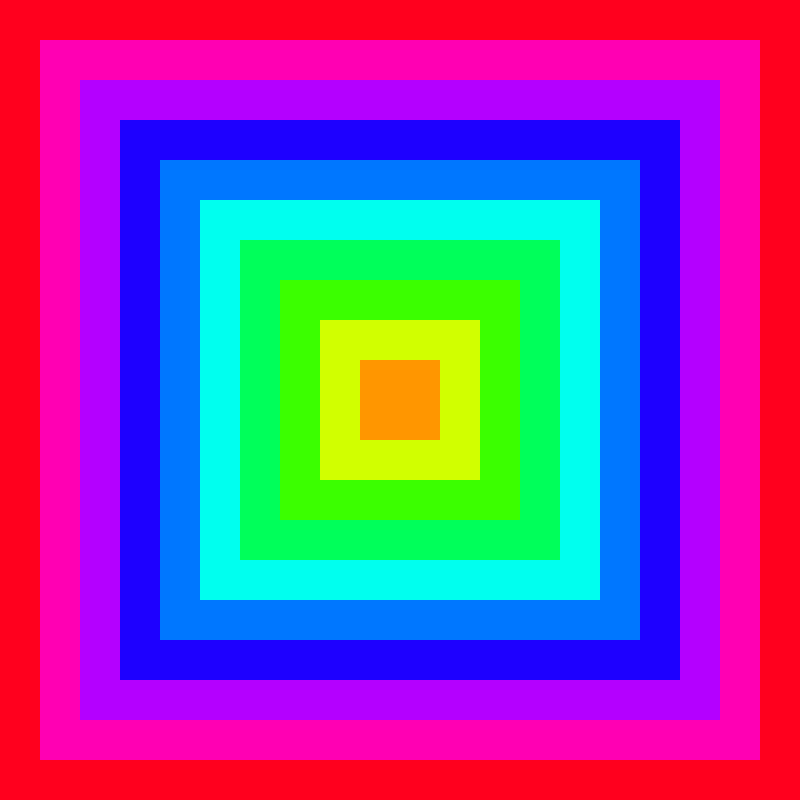
Frame 1 (no input)
Frame 60 (the mouse pressed at the canvas centre just before this capture): identical to frame 1, image omitted
Frame 120 (the mouse held since frame 60 and released just before this capture): identical to frame 1, image omitted

The Processing sketch that drew this single still picture (run headless with seeded random() and noise(); from frame 60 on, the mouse is pressed at the canvas centre):

// Processing sketch: labTest
// ── labTest.pde
void rects()
{
  rectMode(CENTER);
  noStroke();
  int numRects = 10;
  float gap = width / numRects;
  float colorGap = 255 / numRects;
   for(int i = numRects ; i >= 0 ; i --)
  {
    float w = i * gap;
    fill(colorGap * i, 255, 255);
    rect(width / 2, height / 2, w, w);
  }
}


void circles()
{
  noStroke();
  float gap = width / count;
  float colorGap = 255 / count;
  for(int i = count ; i >= 0 ; i --)
  {
    float w = i * gap;
    fill(colorGap * i, 255, 255);
    ellipse(width / 2, height / 2, w, w);
  }
}

void triangles()
{
  noStroke();
  float gap = width / count;
  float colorGap = 255 / count;
  float cx = width / 2;
  float cy = height / 2;
  for(int i = count ; i >= 0 ; i --)
  {
    float w = i * gap * 0.5;
    fill(colorGap * i, 255, 255);   
    triangle(cx-w, cy+w,cx, cy-w, cx+w, cy+w);     
  }
}

int count = 10;
int mode = 0;

void setup()
{
  colorMode(HSB);
  size(800, 800);
  
  hue = new int[numRows];
  x = new float[numRows];
  
  for(int i = 0 ; i < numRows ; i ++)
  {
    hue[i] = (int) random(0, 255);
    x[i] = random(0, width);
  }
}

void keyPressed()
{
  if (key == ' ')
  {
    mode = (mode + 1) % 3;
  }
}

int numRows = 10;
int[] hue;
float[] x;

void arrays()
{
  float radius = (height / numRows) / 2;
  for(int i = 0 ; i < numRows ; i ++)
  {
    noStroke();
    fill(hue[i], 255, 255);
    float y = radius + (i * radius * 2);
    ellipse(x[i], y, radius * 2, radius * 2);
    x[i] ++;
    if (x[i] > width + radius)
    {
      x[i] = -radius;
    }
  }
}

void draw()
{
  background(0);
  if (mode == 0) {
    rects();
  }
  else if (mode == 1) {
    triangles();
  }
  else if (mode == 2) {
    arrays();
  }
}
